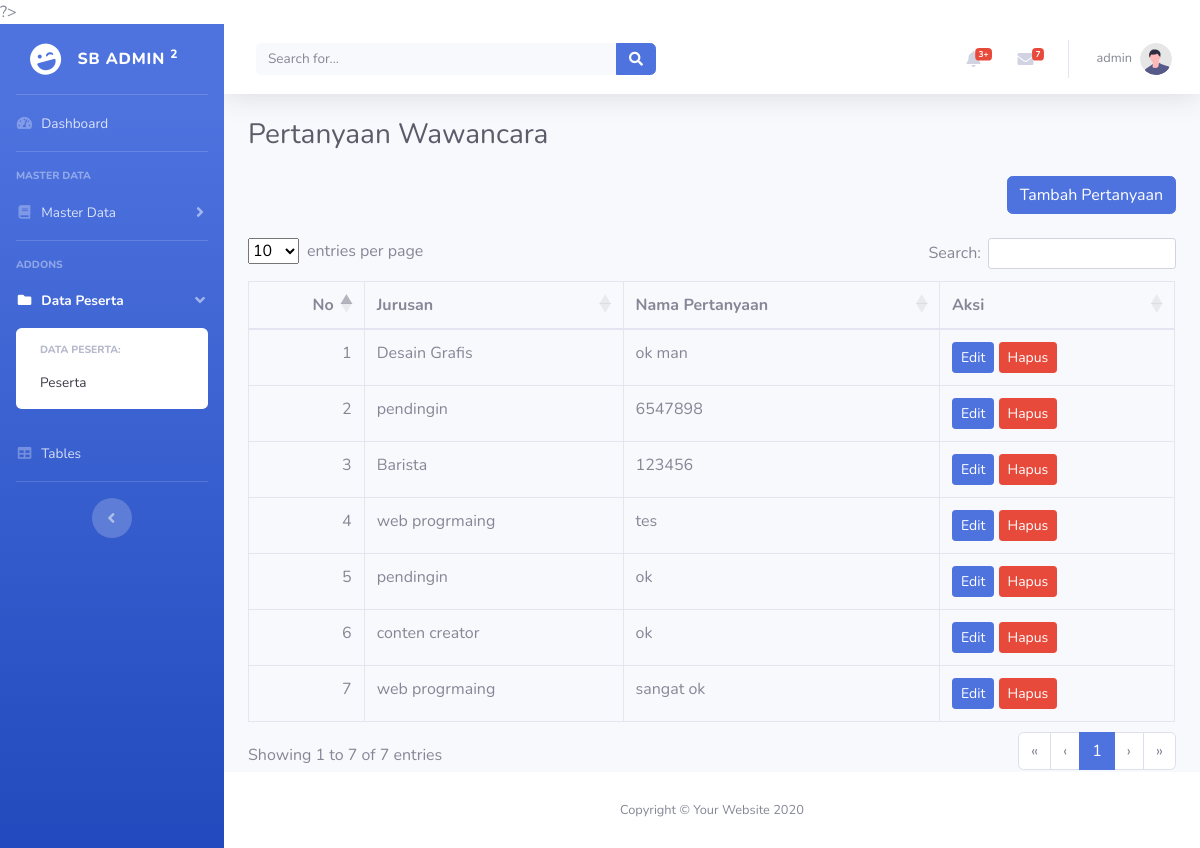
Page /pertanyaan_wawancara.php (signed in) on the committed database.
### tables this page shows
CREATE TABLE `pertanyaan_wawancara` (
  `id` int(11) NOT NULL,
  `id_jurusan` int(11) NOT NULL,
  `nama_pertanyaan` varchar(100) NOT NULL,
  `created_at` timestamp NOT NULL DEFAULT current_timestamp(),
  `update_at` timestamp NOT NULL DEFAULT current_timestamp() ON UPDATE current_timestamp()
);

CREATE TABLE `jurusan` (
  `id` int(11) NOT NULL,
  `nama_jurusan` varchar(50) NOT NULL,
  `create_a` timestamp NOT NULL DEFAULT current_timestamp(),
  `update_at` timestamp NOT NULL DEFAULT current_timestamp() ON UPDATE current_timestamp()
);

### pertanyaan_wawancara.php (the view, shortened to what this page needs)
<?php
include 'config/config.php';
$queryPertanyaan = mysqli_query($koneksi, "SELECT jurusan.nama_jurusan, pertanyaan_wawancara. * FROM pertanyaan_wawancara LEFT JOIN jurusan ON jurusan.id = pertanyaan_wawancara.id_jurusan ORDER BY pertanyaan_wawancara.id DESC");
?>
<!DOCTYPE html>
<html lang="en">
<head>
    <?php include 'inc/head.php'; ?>
</head>
<body id="page-top">
    <div id="wrapper">
        <?php
        include 'inc/sidebar.php';
        ?>
        <div id="content-wrapper" class="d-flex flex-column">
            <div id="content">
                <?php
                include 'inc/navbar.php';
                ?>
                <div class="container-fluid">
                    <h1 class="h3 mb-4 text-gray-800">Pertanyaan Wawancara</h1>
                    <div align="right">
                        <a href="tambah-pertanyaan.php" class="btn btn-primary mb-3">Tambah Pertanyaan</a>
                    </div>
                    <div class="table-responsive">
                        <table class="table table-bordered" id="datatables">
                            <thead>
                                <tr>
                                    <th>No</th>
                                    <th>Jurusan</th>
                                    <th>Nama Pertanyaan</th>
                                    <th>Aksi</th>
                                </tr>
                            </thead>
                            <tbody>
                                <?php $no = 1;
                                while ($dataPertanyaan = mysqli_fetch_assoc($queryPertanyaan)) { ?>
                                    <tr>
                                        <td><?php echo $no++ ?></td>
                                        <td><?php echo $dataPertanyaan['nama_jurusan'] ?></td>
                                        <td><?php echo $dataPertanyaan['nama_pertanyaan'] ?></td>
                                        <td>
                                            <a href="tambah-pertanyaan.php?edit=<?php echo $dataPertanyaan['id'] ?>" class="btn btn-primary btn-sm">Edit</a>
                                            <a onclick=" return confirm('Apakah anda yakin akan menghapus data ini?')" href="pertanyaan_wawancara.php?delete=<?php echo $dataPertanyaan['id'] ?>" class="btn btn-danger btn-sm">Hapus</a>
                                        </td>
                                    </tr>
                                    <?php include 'modal-ubah-status.php'; ?>
                                <?php } ?>
            <?php include 'inc/footer.php'; ?>
</body>
</html>

### inc/head.php (shortened to what this page needs)
<link href="assets/admin/vendor/fontawesome-free/css/all.min.css" rel="stylesheet" type="text/css">
<link href="assets/admin/css/sb-admin-2.min.css" rel="stylesheet">
<link rel="stylesheet" href="assets/DataTables/datatables.css">

### inc/sidebar.php (shortened to what this page needs)
<ul class="navbar-nav bg-gradient-primary sidebar sidebar-dark accordion" id="accordionSidebar">
            <a class="sidebar-brand d-flex align-items-center justify-content-center" href="index.html">
                <div class="sidebar-brand-icon rotate-n-15">
                    <i class="fas fa-laugh-wink"></i>
                </div>
                <div class="sidebar-brand-text mx-3">SB Admin <sup>2</sup></div>
            </a>
            <hr class="sidebar-divider my-0">
            <li class="nav-item">
                <a class="nav-link" href="dashboard.php">
                    <i class="fas fa-fw fa-tachometer-alt"></i>
                    <span>Dashboard</span></a>
            </li>
            <hr class="sidebar-divider">
            <?php if ($_SESSION['id_level'] == 1 or $_SESSION['id_level'] ==2) : ?>
            <div class="sidebar-heading">
               Master data
            </div>
            <li class="nav-item">
                <a class="nav-link collapsed" href="#" data-toggle="collapse" data-target="#collapseUtilities"
                    aria-expanded="true" aria-controls="collapseUtilities">
                    <i class="fas fa-fw fa-book"></i>
                    <span>Master Data</span>
                </a>
            </li>
            <?php endif ?>
            <hr class="sidebar-divider">
            <div class="sidebar-heading">
                Addons
            </div>
            <li class="nav-item active">
                <a class="nav-link" href="#" data-toggle="collapse" data-target="#collapsePages" aria-expanded="true"
                    aria-controls="collapsePages">
                    <i class="fas fa-fw fa-folder"></i>
                    <span>Data Peserta</span>
                </a>
                <div id="collapsePages" class="collapse show" aria-labelledby="headingPages"
                    data-parent="#accordionSidebar">
                    <div class="bg-white py-2 collapse-inner rounded">
                        <h6 class="collapse-header">Data Peserta:</h6>
                        <a class="collapse-item" href="peserta.php">Peserta</a>
                    </div>
                </div>
            </li>
            <li class="nav-item">
                <a class="nav-link" href="tables.html">
                    <i class="fas fa-fw fa-table"></i>
                    <span>Tables</span></a>
            </li>
            <hr class="sidebar-divider d-none d-md-block">
            <div class="text-center d-none d-md-inline">
                <button class="rounded-circle border-0" id="sidebarToggle"></button>
            </div>
        </ul>

### inc/navbar.php (shortened to what this page needs)
<nav class="navbar navbar-expand navbar-light bg-white topbar mb-4 static-top shadow">
    <form class="d-none d-sm-inline-block form-inline mr-auto ml-md-3 my-2 my-md-0 mw-100 navbar-search">
        <div class="input-group">
            <input type="text" class="form-control bg-light border-0 small" placeholder="Search for..." aria-label="Search" aria-describedby="basic-addon2">
            <div class="input-group-append">
                <button class="btn btn-primary" type="button">
                    <i class="fas fa-search fa-sm"></i>
                </button>
            </div>
        </div>
    </form>
    <ul class="navbar-nav ml-auto">
        <li class="nav-item dropdown no-arrow mx-1">
            <a class="nav-link dropdown-toggle" href="#" id="alertsDropdown" role="button" data-toggle="dropdown" aria-haspopup="true" aria-expanded="false">
                <i class="fas fa-bell fa-fw"></i>
                <span class="badge badge-danger badge-counter">3+</span>
            </a>
        </li>
        <li class="nav-item dropdown no-arrow mx-1">
            <a class="nav-link dropdown-toggle" href="#" id="messagesDropdown" role="button" data-toggle="dropdown" aria-haspopup="true" aria-expanded="false">
                <i class="fas fa-envelope fa-fw"></i>
                <span class="badge badge-danger badge-counter">7</span>
            </a>
        </li>
        <li class="nav-item dropdown no-arrow">
            <a class="nav-link dropdown-toggle" href="#" id="userDropdown" role="button" data-toggle="dropdown" aria-haspopup="true" aria-expanded="false">
                <span class="mr-2 d-none d-lg-inline text-gray-600 small"><?php echo $_SESSION['nama'] ?></span>
                <img class="img-profile rounded-circle" src="img/undraw_profile.svg">
            </a>
        </li>
    </ul>
</nav>

### modal-ubah-status.php (shortened to what this page needs)
</div>

### inc/footer.php
<footer class="sticky-footer bg-white">
                <div class="container my-auto">
                    <div class="copyright text-center my-auto">
                        <span>Copyright &copy; Your Website 2020</span>
                    </div>
                </div>
            </footer>

### assets/DataTables/datatables.css (style rules this page uses)
:root { --dt-row-selected: 13, 110, 253; --dt-row-selected-text: 255, 255, 255; --dt-row-selected-link: 9, 10, 11; --dt-row-stripe: 0, 0, 0; --dt-row-hover: 0, 0, 0; --dt-column-ordering: 0, 0, 0; --dt-html-background: white; }
table.dataTable thead > tr > th.dt-orderable-asc, table.dataTable thead > tr > th.dt-orderable-desc, table.dataTable thead > tr > th.dt-ordering-asc, table.dataTable thead > tr > th.dt-ordering-desc, table.dataTable thead > tr > td.dt-orderable-asc, table.dataTable thead > tr > td.dt-orderable-desc, table.dataTable thead > tr > td.dt-ordering-asc, table.dataTable thead > tr > td.dt-ordering-desc { position: relative; padding-right: 30px; }
table.dataTable thead > tr > th.dt-orderable-asc, table.dataTable thead > tr > th.dt-orderable-desc, table.dataTable thead > tr > td.dt-orderable-asc, table.dataTable thead > tr > td.dt-orderable-desc { cursor: pointer; }
table.dataTable th, table.dataTable td { box-sizing: border-box; }
table.dataTable th.dt-type-numeric, table.dataTable th.dt-type-date, table.dataTable td.dt-type-numeric, table.dataTable td.dt-type-date { text-align: right; }
table.dataTable thead th, table.dataTable thead td, table.dataTable tfoot th, table.dataTable tfoot td { text-align: left; }
table.table.dataTable { clear: both; margin-bottom: 0; max-width: none; border-spacing: 0; }
table.table.dataTable > :not(caption) > * > * { background-color: var(--bs-table-bg); }
table.table.dataTable > tbody > tr { background-color: transparent; }

### rows in the picture
pertanyaan_wawancara: id_jurusan.nama_jurusan "Desain Grafis", nama_pertanyaan "ok man"
pertanyaan_wawancara: id_jurusan.nama_jurusan "pendingin", nama_pertanyaan "6547898"
pertanyaan_wawancara: id_jurusan.nama_jurusan "Barista", nama_pertanyaan "123456"
pertanyaan_wawancara: id_jurusan.nama_jurusan "web progrmaing", nama_pertanyaan "tes"
pertanyaan_wawancara: id_jurusan.nama_jurusan "pendingin", nama_pertanyaan "ok"
pertanyaan_wawancara: id_jurusan.nama_jurusan "conten creator", nama_pertanyaan "ok"
pertanyaan_wawancara: id_jurusan.nama_jurusan "web progrmaing", nama_pertanyaan "sangat ok"

### other values in the picture
$_SESSION['nama'] "admin"
